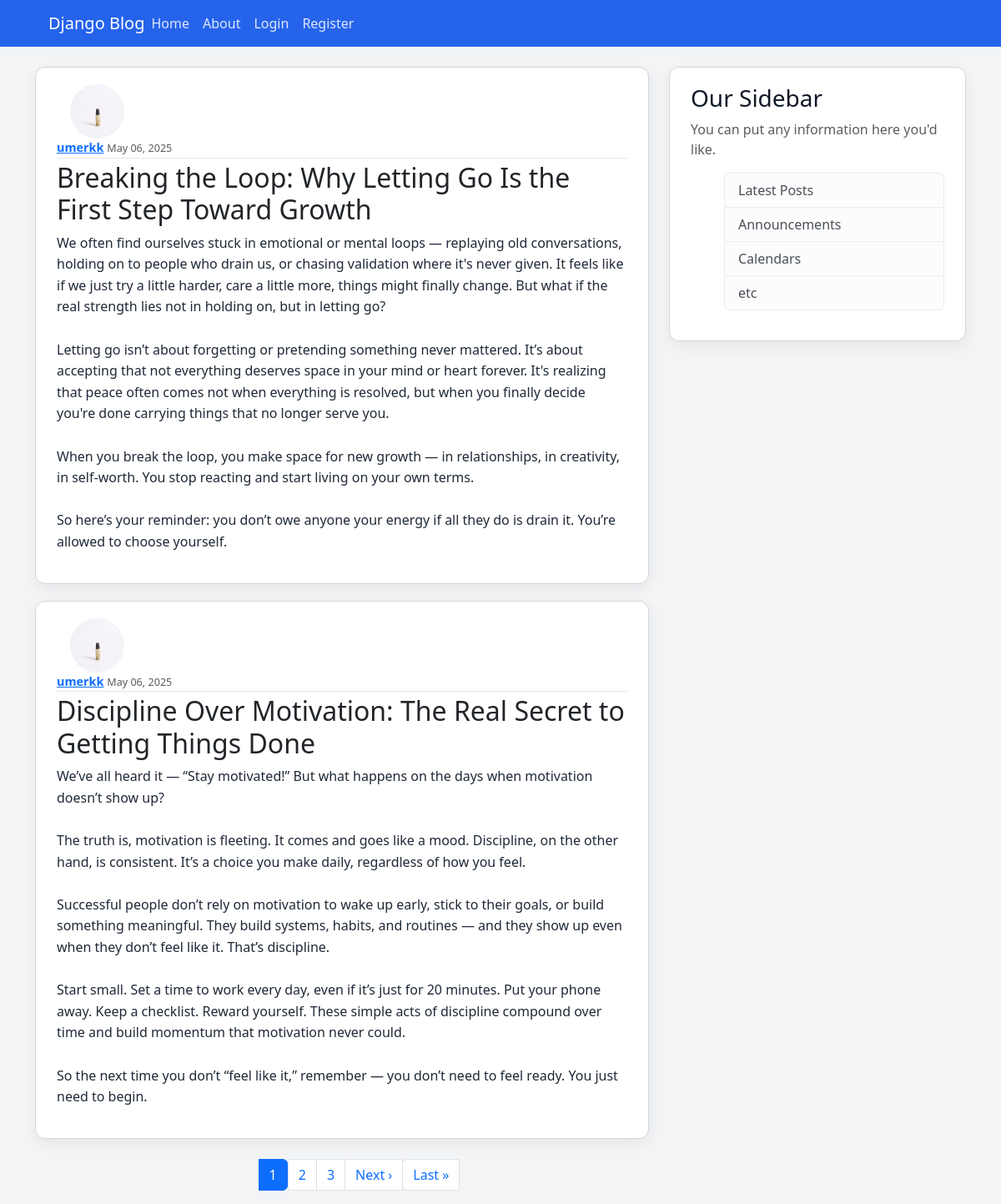
Screenshot of /blog/ with the database file from the repository.
### blog/models.py (models this page shows, shortened)
class Post(models.Model):
    title=models.CharField(max_length=100)
    content=models.TextField()
    date_posted=models.DateTimeField(default=timezone.now)
    author=models.ForeignKey(User, on_delete=models.CASCADE)

### users/models.py (models this page shows, shortened)
class Profile(models.Model):
    user= models.OneToOneField(User, on_delete=models.CASCADE)
    image= models.ImageField(default='default.jpg', upload_to='profile_pics')

### blog/views.py (the view)
# urls.py: path('', PostListView.as_view(), name='blog-home'),
class PostListView(ListView):
    model= Post
    template_name= 'blog/home.html'
    context_object_name= 'posts'
    ordering= ['-date_posted']
    paginate_by= 2

### blog/templates/blog/home.html (shortened to what this page needs)
{% extends "blog/base.html" %}
{% block abs %}
  {% for post in posts %}
    <article class="media content-section">
      <img class="rounded-circle article-img me-3" src="{{ post.author.profile.image.url }}">
      <div class="media-body">
        <div class="article-metadata">
          <a class="mr-2 fw-bold" href="{% url 'user-post' post.author.username%}">{{ post.author }}</a>
          <small class="text-muted">{{ post.date_posted|date:"F d, Y" }}</small>
        </div>
        <h2>
          <a class="article-title text-dark text-decoration-none" href="{% url 'post-detail' post.id %}">
            {{ post.title }}
          </a>
        </h2>
        <p class="article-content">{{ post.content }}</p>
      </div>
    </article>
  {% endfor %}
  {% if is_paginated %}
    <nav aria-label="Page navigation">
      <ul class="pagination justify-content-center mt-4">
        {% for num in page_obj.paginator.page_range %}
          {% if num > page_obj.number|add:'-3' and num < page_obj.number|add:'3' %}
            {% if page_obj.number == num %}
              <li class="page-item active" aria-current="page">
                <span class="page-link">{{ num }}</span>
              </li>
            {% else %}
              <li class="page-item">
                <a class="page-link" href="?page={{ num }}">{{ num }}</a>
              </li>
            {% endif %}
          {% endif %}
        {% endfor %}
        {% if page_obj.has_next %}
          <li class="page-item">
            <a class="page-link" href="?page={{ page_obj.next_page_number }}">Next ›</a>
          </li>
          <li class="page-item">
            <a class="page-link" href="?page={{ page_obj.paginator.num_pages }}">Last &raquo;</a>
          </li>
        {% endif %}
      </ul>
    </nav>
  {% endif %}
{% endblock abs %}

### blog/templates/blog/base.html (shortened to what this page needs)
{% load static %}
<!DOCTYPE html>
<html lang="en">
<head>
    <link rel="stylesheet" href="https://cdn.jsdelivr.net/npm/bootstrap@5.3.5/dist/css/bootstrap.rtl.min.css">
    <link rel="stylesheet" type="text/css" href="{% static 'blog/main.css' %}">
</head>
<body>
    <header class="site-header">
        <nav class="navbar navbar-expand-md navbar-dark bg-steel fixed-top">
            <div class="container">
                <a class="navbar-brand mr-4" href="/">Django Blog</a>
                <div class="collapse navbar-collapse" id="navbarToggle">
                    <div class="navbar-nav mr-auto">
                        <a class="nav-item nav-link" href="{% url 'blog-home' %}">Home</a>
                        <a class="nav-item nav-link" href="{% url 'about-home' %}">About</a>
                    </div>
                    <div class="navbar-nav">
                        {% if user.is_authenticated %}
                            <a class="nav-item nav-link" href="{% url 'post-create' %}">Create Post</a>
                            <a class="nav-item nav-link" href="{% url 'profile' %}">Profile</a>
                            <form method="POST" action="{% url 'logout' %}">
                                {% csrf_token %}
                                <button class="btn nav-item nav-link btn-link text-white" type="submit" style="border: none; background: none;">Logout</button>
                            </form>
                        {% else %}
                            <a class="nav-item nav-link" href="{% url 'login' %}">Login</a>
                            <a class="nav-item nav-link" href="{% url 'register' %}">Register</a>
                        {% endif %}
                    </div>
                </div>
            </div>
        </nav>
    </header>
    <main role="main" class="container">
        <div class="row">
            <div class="col-md-8">
                {% block abs %}{% endblock abs %}
            </div>
            <div class="col-md-4">
                <div class="content-section">
                    <h3>Our Sidebar</h3>
                    <p class='text-muted'>You can put any information here you'd like.
                    <ul class="list-group">
                        <li class="list-group-item list-group-item-light">Latest Posts</li>
                        <li class="list-group-item list-group-item-light">Announcements</li>
                        <li class="list-group-item list-group-item-light">Calendars</li>
                        <li class="list-group-item list-group-item-light">etc</li>
                    </ul>
                    </p>
                </div>
            </div>
        </div>
    </main>
</body>
</html>

### blog/static/blog/main.css (style rules this page uses)
body { background: #f3f4f6; color: #1f2937; margin-top: 5rem; font-family: 'Segoe UI', sans-serif; }
h1, h2, h3, h4, h5, h6 { color: #111827; }
.bg-steel { background-color: #2563eb; }
.site-header .navbar-nav .nav-link { color: #e0e7ff; transition: color 0.3s ease; }
.content-section { background: #ffffff; padding: 20px 25px; border: 1px solid #d1d5db; border-radius: 12px; margin-bottom: 20px; box-shadow: 0 6px 18px rgba(0, 0, 0, 0.06); }
.article-title { color: #1e40af; font-weight: 500; }
.article-content { white-space: pre-line; font-size: 1rem; line-height: 1.6; }
.article-img { height: 65px; width: 65px; margin-right: 16px; border-radius: 8px; }
.article-metadata { padding-bottom: 1px; margin-bottom: 4px; border-bottom: 1px solid #e5e7eb; font-size: 0.9rem; color: #6b7280; }

### rows the page displays
Post: author.profile.image (picture), author "umerkk", date_posted "May 06, 2025", title "Breaking the Loop: Why Letting Go Is the First Step Toward Growth", content "We often find ourselves stuck in emotional or mental loops — replaying old conversations, holding on to people who drain us, or chasing validation where it's never given. It feels like if we just try a little harder, care a little more, things might finally change. But what if the real strength lies not in holding on, but in letting go? Letting go isn’t about forgetting or pretending something never mattered. It’s about accepting that not everything deserves space in your mind or heart forever. It's realizing that peace often comes not when everything is resolved, but when you finally decide you're done carrying things that no longer serve you. When you break the loop, you make space for…"
Post: author.profile.image (picture), author "umerkk", date_posted "May 06, 2025", title "Discipline Over Motivation: The Real Secret to Getting Things Done", content "We’ve all heard it — “Stay motivated!” But what happens on the days when motivation doesn’t show up? The truth is, motivation is fleeting. It comes and goes like a mood. Discipline, on the other hand, is consistent. It’s a choice you make daily, regardless of how you feel. Successful people don’t rely on motivation to wake up early, stick to their goals, or build something meaningful. They build systems, habits, and routines — and they show up even when they don’t feel like it. That’s discipline. Start small. Set a time to work every day, even if it’s just for 20 minutes. Put your phone away. Keep a checklist. Reward yourself. These simple acts of discipline compound over time and build…"

### other values shown
{{ num }} "1"
{{ num }} "2" "3"
